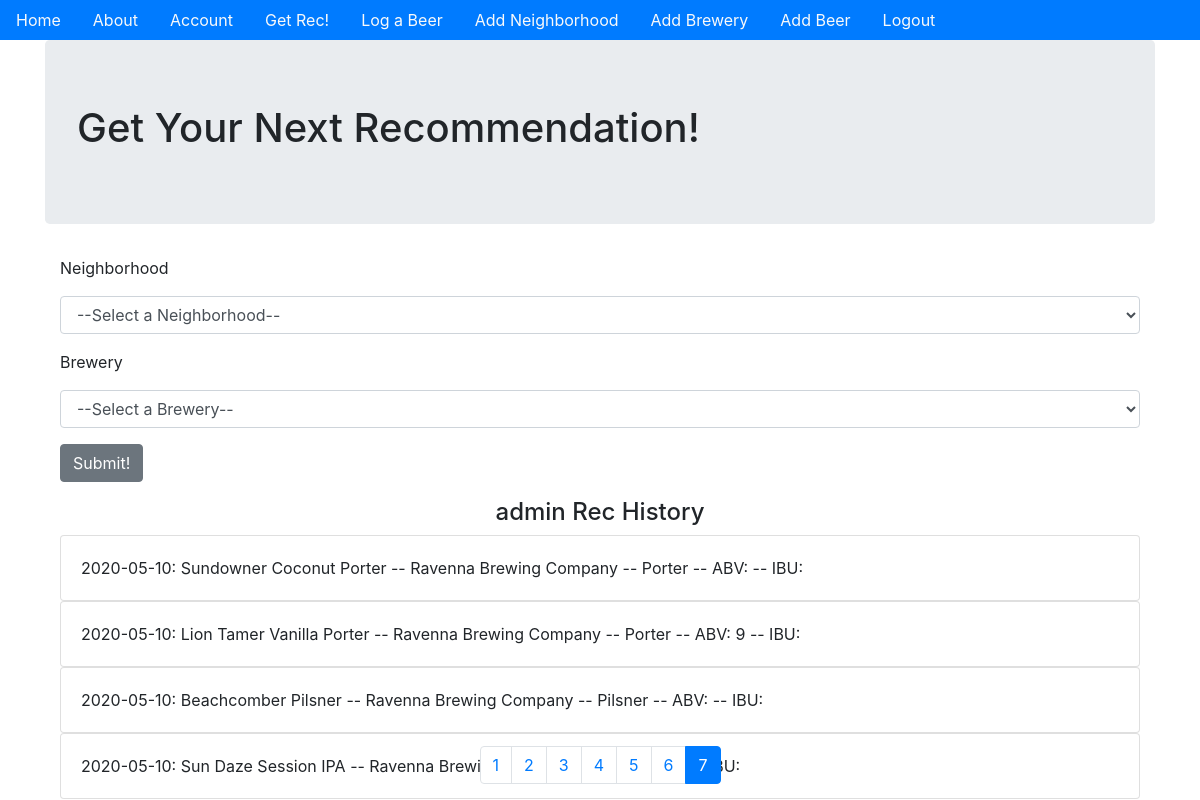
Screenshot of /get_rec?page=7 (signed in) with the database file from the repository.
### beer_app/models.py (models this page shows, shortened)
class User(db.Model, UserMixin):
    __tablename__ = 'users'
    id = db.Column(db.Integer, primary_key=True)
    profile_image = db.Column(
        db.String(64), nullable=False, default='default_profile.png')
    email = db.Column(db.String(64), unique=True, index=True)
    username = db.Column(db.String(64), unique=True, index=True)
    password_hash = db.Column(db.String(128))
    transactions = db.relationship('Log', backref='user', lazy='dynamic')
    recommendations = db.relationship(
        'Rec', backref='user', lazy='dynamic')

class Rec(db.Model):
    __tablename__ = 'recommendations'
    users = db.relationship(User)
    items = db.relationship(Item)
    id = db.Column(db.Integer, primary_key=True)
    user_id = db.Column(db.Integer, db.ForeignKey('users.id'), nullable=False)
    item_id = db.Column(db.Integer, db.ForeignKey('items.id'), nullable=False)
    date = db.Column(db.DateTime, nullable=False, default=datetime.utcnow)
    def __repr__(self):
        return f"{self.date.strftime('%Y-%m-%d')}: {Item.query.filter_by(id=self.item_id).first()}"

class Item(db.Model):
    __tablename__ = 'items'
    locations = db.relationship(Location)
    id = db.Column(db.Integer, primary_key=True)
    name = db.Column(db.String(64), nullable=False, index=True)
    style = db.Column(db.String(64), nullable=False, index=True)
    abv = db.Column(db.String(4), nullable=False, index=True)
    ibu = db.Column(db.String(3), index=True)
    location_id = db.Column(db.Integer, db.ForeignKey(
        'locations.id'), nullable=False)
    def __repr__(self):
        return f"{self.name} -- {self.locations.name} -- {self.style} -- ABV: {self.abv} -- IBU: {self.ibu}"

class Location(db.Model):
    __tablename__ = 'locations'
    zones = db.relationship(Zone)
    id = db.Column(db.Integer, primary_key=True)
    name = db.Column(db.String(64), index=True)
    address = db.Column(db.String(64))
    phone = db.Column(db.String(10))
    website = db.Column(db.String(64))
    zone_id = db.Column(db.Integer, db.ForeignKey('zones.id'), nullable=False)
    items = db.relationship('Item', backref='location')

### beer_app/actions/views.py (the view, shortened to what this page needs)
@actions.route('/get_rec', methods=['GET', 'POST'])
@login_required
def get_rec():
    form = RecActionForm()
    form.zone.choices += [
                                            (zone.id, zone.name)
                                            for zone
                                            in Zone.query.order_by('name')
                                        ]
    form.loc.choices += [
                                        (loc.id, loc.name)
                                        for loc
                                        in Location.query.order_by('name')
                                     ]
    page = request.args.get('page', 1, type=int)
    user_recs = Rec.query.filter_by(user_id=current_user.id).order_by(
        Rec.date.desc()).paginate(page=page, per_page=4)
    return render_template('rec.html', form=form, user_recs=user_recs)

### beer_app/actions/forms.py
class RecActionForm(FlaskForm):
    zone = SelectField('Neighborhood', coerce=int,choices=[(0, '--Select a Neighborhood--')])
    loc = SelectField('Brewery', coerce=int, validators=[DataRequired()],choices=[(0, '--Select a Brewery--')])
    submit = SubmitField('Submit!')

### beer_app/models.py (called while the page is built)
@login_manager.user_loader
def load_user(user_id):
    return User.query.get(user_id)

### beer_app/templates/rec.html (shortened to what this page needs)
{% extends "base.html" %}
{% block content %}
<div class='jumbotron'>
    <h1>Get Your Next Recommendation!</h1>
</div>
<div class='container'>
    <form method="POST" action="" enctype="multipart/form-data">
        <div class='form-group'>
            {{form.zone.label(class='form-group')}}
            {{form.zone(class='form-control')}}
        </div>
        <div class='form-group'>
            {{form.loc.label(class='form-group')}}
            {{form.loc(class='form-control')}}
        </div>
        <div class='form-group'>
            {{form.submit(class='btn btn-secondary')}}
        </div>
    </form>
</div>
{% if user_recs.items %}
<div class='container'>
    <h4 style='text-align:center'> {{current_user.username}} Rec History</h4>
    {% for post in user_recs.items %}
    <div class='card'>
        <div class='card-body'>
            {{post}}
        </div>
    </div>
    {% endfor %}
</div>
<div class="fixed-bottom">
    <nav aria-label='User Recommendation History'>
        <ul class='pagination sticky-bottom justify-content-center'>
            {% for page_num in user_recs.iter_pages(left_edge=1,
                                                                                right_edge=1,
                                                                                left_current=5,
                                                                                right_current=5) %}
            {% if user_recs.page == page_num %}
            <li class='page-item active' aria-current="page">
                <span class="page-link" href="{{url_for('actions.get_rec',page=page_num)}}">{{page_num}}
                </span>
            </li>
            {% else %}
            <li class='page-item'>
                <a class='page-link' href="{{url_for('actions.get_rec',page=page_num)}}">{{page_num}}</a>
            </li>
            {% endif %}
            {% endfor %}
        </ul>
    </nav>
</div>
{% endif %}
{% endblock %}

### rows the page displays
User: username "admin"
Rec: date+item "2020-05-10: Sundowner Coconut Porter -- Ravenna Brewing Company -- Porter -- ABV: -- IBU:"
Rec: date+item "2020-05-10: Lion Tamer Vanilla Porter -- Ravenna Brewing Company -- Porter -- ABV: 9 -- IBU:"
Rec: date+item "2020-05-10: Beachcomber Pilsner -- Ravenna Brewing Company -- Pilsner -- ABV: -- IBU:"
Rec: date+item "2020-05-10: Sun Daze Session IPA -- Ravenna Brewing Company -- IPA -- ABV: -- IBU:"

### other values shown
{{ page_num }} "1" "2" "3" "4" "5" "6"
{{ page_num }} "7"
